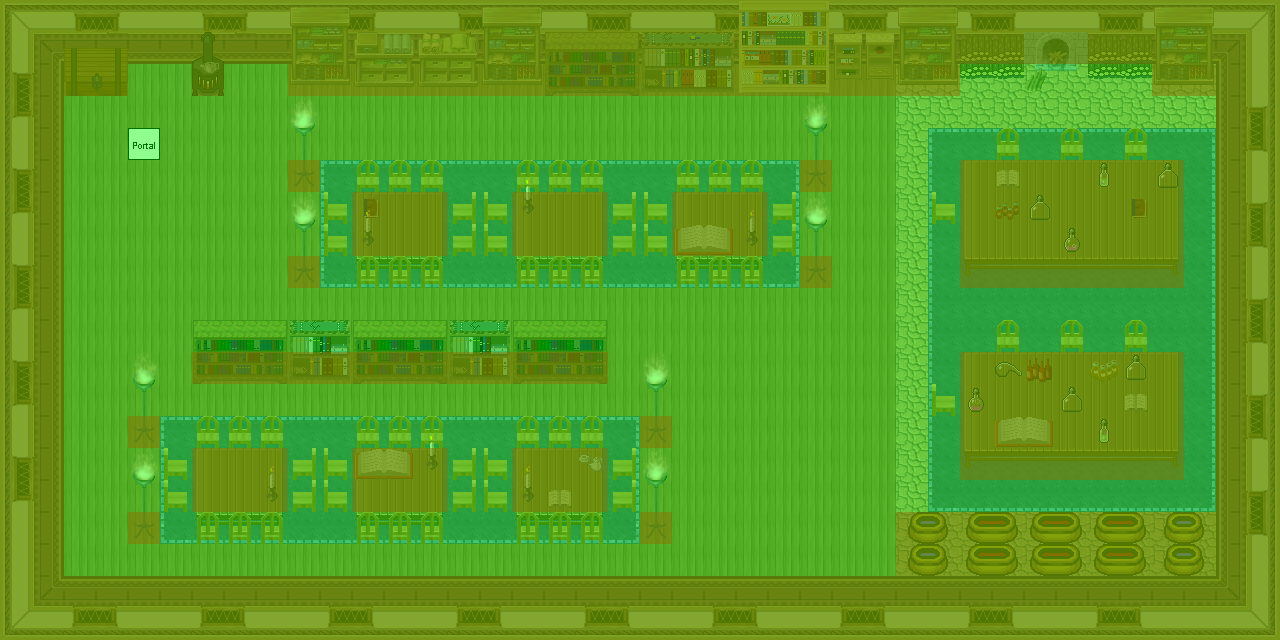

This is a level from a 2D game, rendered from its Tiled map with the project's own tilesets. A one-line summary and the map file follow, with tile-layer data summarised:
An orthogonal 40x20 tile map with 32x32 px tiles, 8 tile layers (0_floor, 1_terrain, 2_object, 3_roof, ...), 30 tilesets.

<map version="1.0" orientation="orthogonal" renderorder="right-down" width="40" height="20" tilewidth="32" tileheight="32" nextobjectid="1">
 <tileset firstgid="1" name="Unbenannt" tilewidth="32" tileheight="32" tilecount="16" columns="4">
  <image source="../../tileset/building/wall/int_wall_dark_red_corners.png" width="128" height="128" />
 </tileset>
 <tileset firstgid="17" name="Unbenannt" tilewidth="32" tileheight="32" tilecount="16" columns="4">
  <image source="../../tileset/building/wall/int_wall_dark_red.png" width="128" height="128" />
 </tileset>
 <tileset firstgid="33" name="Unbenannt" tilewidth="32" tileheight="32" tilecount="12" columns="2">
  <image source="../../tileset/building/stairs/stairs.png" width="64" height="192" />
 </tileset>
 <tileset firstgid="45" name="Unbenannt" tilewidth="32" tileheight="32" tilecount="16" columns="4">
  <image source="../../tileset/building/window/int_windows_dark_red.png" width="128" height="128" />
 </tileset>
 <tileset firstgid="61" name="Unbenannt" tilewidth="32" tileheight="32" tilecount="2" columns="1">
  <image source="../../tileset/furniture/kitchen/warmer.png" width="32" height="64" />
 </tileset>
 <tileset firstgid="63" name="Unbenannt" tilewidth="32" tileheight="32" tilecount="8" columns="4">
  <image source="../../tileset/item/chest/large.png" width="128" height="64" />
 </tileset>
 <tileset firstgid="71" name="Unbenannt" tilewidth="32" tileheight="32" tilecount="4" columns="4">
  <image source="../../tileset/item/pot/pot_golden.png" width="128" height="32" />
 </tileset>
 <tileset firstgid="75" name="Unbenannt" tilewidth="32" tileheight="32" tilecount="4" columns="2">
  <image source="../../tileset/furniture/chair/wooden_pale.png" width="64" height="64" />
 </tileset>
 <tileset firstgid="79" name="Unbenannt" tilewidth="32" tileheight="32" tilecount="6" columns="3">
  <image source="../../tileset/furniture/shelve/bright_bookshelf_and_cupboard.png" width="96" height="64" />
 </tileset>
 <tileset firstgid="85" name="Unbenannt" tilewidth="32" tileheight="32" tilecount="7" columns="7">
  <image source="../../tileset/logic/portal.png" width="224" height="32" />
 </tileset>
 <tileset firstgid="92" name="Unbenannt" tilewidth="32" tileheight="32" tilecount="1" columns="1">
  <image source="../../tileset/logic/collision.png" width="32" height="32" />
 </tileset>
 <tileset firstgid="93" name="Unbenannt" tilewidth="32" tileheight="32" tilecount="2" columns="2">
  <image source="../../tileset/logic/protection.png" width="64" height="32" />
 </tileset>
 <tileset firstgid="95" name="floors_3.png" tilewidth="32" tileheight="32" tilecount="12" columns="6">
  <image source="../../tileset/ground/indoor/floors_3.png" trans="ff00ff" width="192" height="64" />
 </tileset>
 <tileset firstgid="107" name="blue.png" tilewidth="32" tileheight="32" tilecount="9" columns="3">
  <image source="../../tileset/furniture/carpet/blue.png" trans="ff00ff" width="96" height="96" />
 </tileset>
 <tileset firstgid="116" name="bottle.png" tilewidth="32" tileheight="32" tilecount="5" columns="1">
  <image source="../../tileset/item/chemistry/bottle.png" trans="ff00ff" width="32" height="160" />
 </tileset>
 <tileset firstgid="121" name="flask.png" tilewidth="32" tileheight="32" tilecount="3" columns="1">
  <image source="../../tileset/item/chemistry/flask.png" trans="ff00ff" width="32" height="96" />
 </tileset>
 <tileset firstgid="124" name="empty_bottles.png" tilewidth="32" tileheight="32" tilecount="12" columns="4">
  <image source="../../tileset/item/chemistry/empty_bottles.png" trans="ff00ff" width="128" height="96" />
 </tileset>
 <tileset firstgid="136" name="book.png" tilewidth="32" tileheight="32" tilecount="4" columns="2">
  <image source="../../tileset/item/documents/book.png" trans="ff00ff" width="64" height="64" />
 </tileset>
 <tileset firstgid="140" name="small_shelf.png" tilewidth="32" tileheight="32" tilecount="8" columns="2">
  <image source="../../tileset/furniture/shelve/small_shelf.png" trans="ff00ff" width="64" height="128" />
 </tileset>
 <tileset firstgid="148" name="bottles_and_cups.png" tilewidth="32" tileheight="32" tilecount="16" columns="4">
  <image source="../../tileset/item/drink/bottles_and_cups.png" trans="ff00ff" width="128" height="128" />
 </tileset>
 <tileset firstgid="164" name="shelf_4.png" tilewidth="32" tileheight="32" tilecount="10" columns="2">
  <image source="../../tileset/furniture/shelve/shelf_4.png" trans="ff00ff" width="64" height="160" />
 </tileset>
 <tileset firstgid="174" name="vendors_table.png" tilewidth="32" tileheight="32" tilecount="21" columns="7">
  <image source="../../tileset/furniture/table/vendors_table.png" trans="ff00ff" width="224" height="96" />
 </tileset>
 <tileset firstgid="195" name="wood_fire.png" tilewidth="32" tileheight="32" tilecount="4" columns="2">
  <image source="../../tileset/building/decoration/wood_fire.png" trans="ff00ff" width="64" height="64" />
 </tileset>
 <tileset firstgid="199" name="logs.png" tilewidth="32" tileheight="32" tilecount="3" columns="1">
  <image source="../../tileset/item/logs.png" trans="ff00ff" width="32" height="96" />
 </tileset>
 <tileset firstgid="202" name="dark_bookshelf.png" tilewidth="32" tileheight="32" tilecount="6" columns="3">
  <image source="../../tileset/furniture/shelve/dark_bookshelf.png" trans="ff00ff" width="96" height="64" />
 </tileset>
 <tileset firstgid="208" name="bright_bookshelf.png" tilewidth="32" tileheight="32" tilecount="9" columns="3">
  <image source="../../tileset/furniture/shelve/bright_bookshelf.png" trans="ff00ff" width="96" height="96" />
 </tileset>
 <tileset firstgid="217" name="../../tileset/furniture/shelve/pale_book_bottle_shelf.png" tilewidth="32" tileheight="32" tilecount="12" columns="3">
  <image source="../../tileset/furniture/shelve/pale_book_bottle_shelf.png" trans="ff00ff" width="96" height="128" />
 </tileset>
 <tileset firstgid="229" name="lights_candle.png" tilewidth="32" tileheight="32" tilecount="36" columns="6">
  <image source="../../tileset/furniture/light/lights_candle.png" trans="ff00ff" width="192" height="192" />
 </tileset>
 <tileset firstgid="265" name="iron_lamp.png" tilewidth="32" tileheight="32" tilecount="3" columns="1">
  <image source="../../tileset/furniture/light/iron_lamp.png" trans="ff00ff" width="32" height="96" />
 </tileset>
 <tileset firstgid="268" name="flames.png" tilewidth="32" tileheight="32" tilecount="6" columns="6">
  <image source="../../tileset/furniture/light/flames.png" trans="ff00ff" width="192" height="32" />
 </tileset>
 <layer name="0_floor" width="40" height="20">
  <data>[800 cells, 800 non-empty, 11 distinct tile ids]</data>
 </layer>
 <layer name="1_terrain" width="40" height="20">
  <data>[800 cells, 414 non-empty, 68 distinct tile ids]</data>
 </layer>
 <layer name="2_object" width="40" height="20">
  <data>[800 cells, 111 non-empty, 33 distinct tile ids]</data>
 </layer>
 <layer name="3_roof" width="40" height="20">
  <data>[800 cells, 59 non-empty, 23 distinct tile ids]</data>
 </layer>
 <layer name="4_roof_add" width="40" height="20">
  <data>[800 cells, 8 non-empty, 6 distinct tile ids]</data>
 </layer>
 <layer name="objects" width="40" height="20">
  <data>[800 cells, 1 non-empty, 1 distinct tile ids]</data>
 </layer>
 <layer name="collision" width="40" height="20" opacity="0.49">
  <data>[800 cells, 383 non-empty, 1 distinct tile ids]</data>
 </layer>
 <layer name="protection" width="40" height="20" opacity="0.44">
  <data>[800 cells, 800 non-empty, 1 distinct tile ids]</data>
 </layer>
</map>
